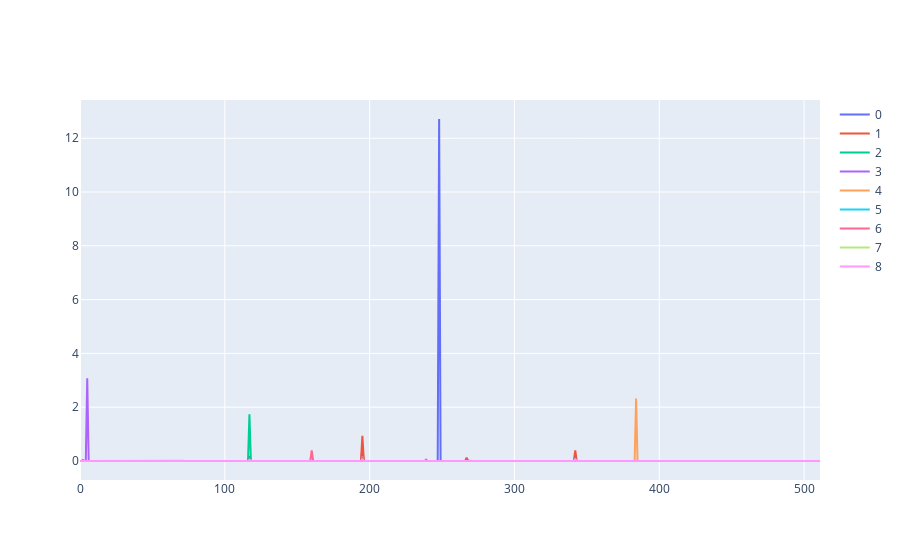

The notebook cell this image was saved under:
### Code cell
plot.lines(modified_losses.T, log_y=False)

### Figure 1 — Plotly figure (JSON) as saved in the notebook; plotly's stock layout.template omitted (floating-point values rounded to 4 significant figures; data arrays with more than 128 entries replaced by an {"elided": "..."} marker saying what was removed)
{"data": [{"mode": "lines", "name": "0", "type": "scatter", "x": {"elided": "512 int values"}, "y": {"elided": "512 float values"}}, {"mode": "lines", "name": "1", "type": "scatter", "x": {"elided": "512 int values"}, "y": {"elided": "512 float values"}}, {"mode": "lines", "name": "2", "type": "scatter", "x": {"elided": "512 int values"}, "y": {"elided": "512 float values"}}, {"mode": "lines", "name": "3", "type": "scatter", "x": {"elided": "512 int values"}, "y": {"elided": "512 float values"}}, {"mode": "lines", "name": "4", "type": "scatter", "x": {"elided": "512 int values"}, "y": {"elided": "512 float values"}}, {"mode": "lines", "name": "5", "type": "scatter", "x": {"elided": "512 int values"}, "y": {"elided": "512 float values"}}, {"mode": "lines", "name": "6", "type": "scatter", "x": {"elided": "512 int values"}, "y": {"elided": "512 float values"}}, {"mode": "lines", "name": "7", "type": "scatter", "x": {"elided": "512 int values"}, "y": {"elided": "512 float values"}}, {"mode": "lines", "name": "8", "type": "scatter", "x": {"elided": "512 int values"}, "y": {"elided": "512 float values"}}], "layout": {"title": {"text": ""}, "xaxis": {"title": {"text": ""}}, "yaxis": {"title": {"text": ""}}}}
